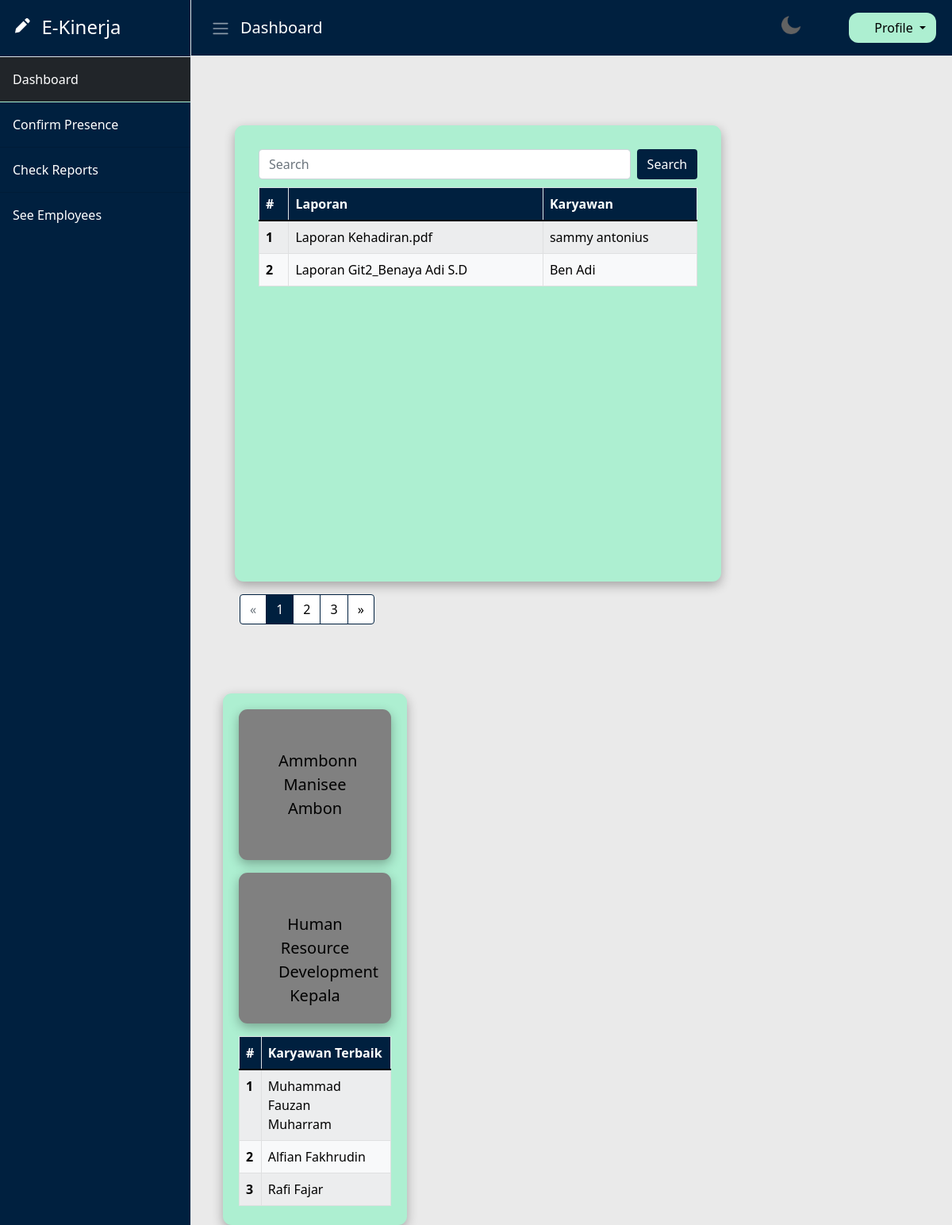
/web/admin/dashboard.php (signed in), run on the app's committed database.
### tables this page shows
CREATE TABLE `reports` (
  `id` bigint(20) NOT NULL,
  `title` varchar(256) NOT NULL,
  `description` text NOT NULL,
  `file` text NOT NULL,
  `date_of_submission` timestamp NOT NULL DEFAULT current_timestamp() ON UPDATE current_timestamp(),
  `is_approved` tinyint(1) NOT NULL DEFAULT 0,
  `is_rejected` tinyint(1) NOT NULL DEFAULT 0,
  `is_pending` tinyint(1) NOT NULL DEFAULT 1,
  `user_id` bigint(20) NOT NULL
);

CREATE TABLE `users` (
  `id` bigint(20) NOT NULL,
  `username` varchar(64) NOT NULL,
  `password` varchar(64) NOT NULL,
  `first_name` varchar(64) NOT NULL,
  `last_name` varchar(64) NOT NULL,
  `picture` text DEFAULT NULL,
  `address` varchar(64) NOT NULL,
  `date_of_birth` date NOT NULL,
  `date_of_admission` datetime DEFAULT NULL,
  `position_id` bigint(20) NOT NULL,
  `division_id` bigint(20) NOT NULL
);

CREATE TABLE `divisions` (
  `id` bigint(20) NOT NULL,
  `name` varchar(64) NOT NULL
);

CREATE TABLE `positions` (
  `id` bigint(20) NOT NULL,
  `name` varchar(64) NOT NULL,
  `create_priv` tinyint(1) NOT NULL,
  `read_priv` tinyint(1) NOT NULL,
  `update_priv` tinyint(1) NOT NULL,
  `delete_priv` tinyint(1) NOT NULL
);

### config/DBConfig.php (called while the page is built, shortened)
<?php
    class DBConfig {
        static function connect() {
            $host = "localhost:3306";
            $user = "root";
            $pass = "";
            $db = "project_pwl";
            $conn = mysqli_connect($host, $user, $pass, $db);
            if (!$conn) {
                die("Connection Failed : " . mysqli_connect_error());
                return null;
            }
            else return $conn;
        }
    }
?>

### controller/ReportsController.php (called while the page is built, shortened)
<?php
    require_once("../../config/DBConfig.php");
    class ReportsController {
        public function readApprovedReportsByDivisionId($division_id) {
            $this -> conn = DBConfig::connect();
            $sql = ReportsQuery::$readApprovedReportsByDivisionId;
            $stmt = mysqli_prepare($this->conn, $sql);
            $stmt -> bind_param("s", $division_id);
            $stmt -> execute();
            return $stmt -> get_result();
        }
    }
?>

### controller/DivisionsController.php (called while the page is built, shortened)
<?php
    require_once("../../config/DBConfig.php");
    class DivisionsController {
        public function readById($id) {
            $this -> conn = DBConfig::connect();
            $sql = DivisionsQuery::$readById;
            $stmt = mysqli_prepare($this->conn, $sql);
            $stmt -> bind_param("s", $id);
            $stmt -> execute();
            return $stmt -> get_result() -> fetch_array();
        }
    }
?>

### controller/PositionsController.php (called while the page is built, shortened)
<?php
    require_once("../../config/DBConfig.php");
    class PositionsController {
        public function readById($id) {
            $this -> conn = DBConfig::connect();
            $sql = PositionsQuery::$readById;
            $stmt = mysqli_prepare($this->conn, $sql);
            $stmt -> bind_param("s", $id);
            $stmt -> execute();
            return $stmt -> get_result() -> fetch_array();
        }
    }
?>

### web/admin/dashboard.php (the view, shortened to what this page needs)
<?php
    require_once("../../controller/ReportsController.php");
    require_once("../../controller/DivisionsController.php");
    require_once("../../controller/PositionsController.php");
    $reports_controller = new ReportsController();
?>
<!DOCTYPE html>
<html lang="en">
<head>
    <?php
            include("../layout/header.php");
            ?>
</head>
<body>
    <div class="d-flex" id="wrapper">
        <?php include("../layout/sidebar.php")?>
        <div id="page-content-wrapper">
            <?php include("../layout/navbar.php")?>
            <div class="container">
                <div class="row">
                    <div class="col-9">
                        <br>
                        <br>
                        <div class="card4" style="height: 575px;">
                            <form class="d-flex" role="search" method="GET" action="<?= htmlspecialchars($_SERVER['PHP_SELF'])?>">
                                <input class="form-control me-2" type="search" placeholder="Search" aria-label="Search" name="search">
                                <button class="btn" type="submit"
                                    style="background-color: #00203F; color:white;">Search</button>
                            </form>
                            <table class="table table-bordered table-striped table-hover table-light"
                                style="border-radius: 20px; margin-top: 10px;">
                                <thead class="table" style="background-color: #00203F; color:white;">
                                    <tr>
                                        <th scope="col">#</th>
                                        <th scope="col">Laporan</th>
                                        <th scope="col">Karyawan</th>
                                    </tr>
                                </thead>
                                <tbody>
                                    <?php
                                        if ($_SERVER['REQUEST_METHOD'] == "GET") {
                                            if (isset($_GET['search'])) {
                                                if (!empty($_GET['search']) || $_GET['search'] != null) {
                                                    $search = $_GET['search'];
                                                    $search = "%$search%";
                                                    $pstResult = $reports_controller -> searchApprovedReportsByDivisionId($user['division_id'], $search);
                                                }
                                                else {
                                                    $pstResult = $reports_controller -> readApprovedReportsByDivisionId($user['division_id']);
                                                }
                                            }
                                            else {
                                                $pstResult = $reports_controller -> readApprovedReportsByDivisionId($user['division_id']);
                                            }
                                            if ($pstResult != null) {
                                                $page = (isset($_GET['page']))
                                                        ? $_GET['page']
                                                        : 1;
                                                $pagination = (mysqli_num_rows($pstResult) > 5)
                                                            ? 5
                                                            : mysqli_num_rows($pstResult);
                                                $index = $pagination * ($page - 1);
                                                $row = 0;
                                                for ($i = $index; $i < $pagination * $page; $i++) {
                                                    $data = $pstResult -> fetch_array(MYSQLI_BOTH);
                                                    $row++;
                                                    echo "<tr>";
                                                    echo "<th scope='row'>$row</th>";
                                                    echo "<td>" . $data['file'] . "</td>";
                                                    echo "<td>" . $data['first_name'] . " " . $data['last_name'] . "</td>";
                                                    echo "</tr>";
                                                }
                                            }
                                            else {
                                                echo "<tr>";
                                                echo "<th scope='row'>0</th>";
                                                echo "<td>Tidak Ada Laporan Diterima</td>";
                                                echo "<td>TIdak Ada</td>";
                                                echo "</tr>";
                                            }
                                        }
                                    ?>
                                </tbody>
                            </table>
                        </div>
                        <center>
                            <?php include("../layout/pagination.php") ?>
                        </center>
                    </div>
                    <div class="card2">
                        <?php
                            $divisions_controller = new DivisionsController();
                            $division = $divisions_controller -> readById($user['division_id']);
                            $positions_controller = new PositionsController();
                            $position = $positions_controller -> readById($user['position_id']);
                        ?>
                        <div class="card3">
                            <center>
                                <?= $user['first_name'] . " " . $user['last_name'] ?>
                                <br>
                                <?= $user['username'] ?>
                            </center>
                        </div>
                        <div class="card3">
                            <center>
                                <?= $division['name'] ?>
                                <br>
                                <?= $position['name'] ?>
                            </center>
                        </div>
                        <center>
                            <table class="table table-bordered table-striped table-hover table-light"
                                style="border-radius: 20px;">
                                <thead class="table" style="background-color: #00203F; color:white;">
                                    <tr>
                                        <th scope="col">#</th>
                                        <th scope="col">Karyawan Terbaik</th>
                                    </tr>
                                </thead>
                                <tbody>
                                    <tr>
                                        <th scope="row">1</th>
                                        <td>Muhammad <br> Fauzan <br> Muharram</td>
                                    </tr>
                                    <tr>
                                        <th scope="row">2</th>
                                        <td>Alfian Fakhrudin</td>
                                    </tr>
                                    <tr>
                                        <th scope="row">3</th>
                                        <td>Rafi Fajar</td>
                                    </tr>
                                </tbody>
                            </table>
                        </center>
                    </div>
                </div>
            </div>
        </div>
    </div>
</body>
</html>

### asset/css/main.css (style rules this page uses)
* { box-sizing: border-box; }
[class*="col-"] { float: left; padding: 15px; }
.row::after { content: ""; clear: both; display: table; }
.col-9 { width: 75%; }

### asset/css/dashboard.css (style rules this page uses)
:root { --fonts: #212529; }
.card2 { max-width: 57rem; height: 670px; padding: 20px; width: auto; box-shadow: 0 5px 14px rgba(0, 0, 0, .3); background-color: #ADEFD1; border-radius: 11px; margin-left: 40px; margin-top: 3.5rem; margin-right: 36px; text-align: left; }
.card3 { max-width: 12rem; height: 190px; padding: 50px; width: 300px; font-size: 20px; box-shadow: 0 5px 14px rgba(0, 0, 0, .3); background-color: grey; border-radius: 11px; margin-bottom: 1rem; text-align: left; }
.card4 { max-width: 57rem; height: 217px; padding: 30px; width: auto; box-shadow: 0 5px 14px rgba(0, 0, 0, .3); background-color: #ADEFD1; border-radius: 11px; margin-left: 40px; margin-top: 1.5rem; margin-bottom: 1rem; margin-right: 36px; text-align: left; }

### data on the page
reports: file "Laporan Kehadiran.pdf", user.first_name "sammy", user.last_name "antonius"
reports: file "Laporan Git2_Benaya Adi S.D", user.first_name "Ben", user.last_name "Adi"
divisions: name "Human Resource Development"
positions: name "Kepala"

### other printed values
$title "Dashboard"
$user['first_name'] "Ammbonn"
$user['last_name'] "Manisee"
$user['username'] "Ambon"
